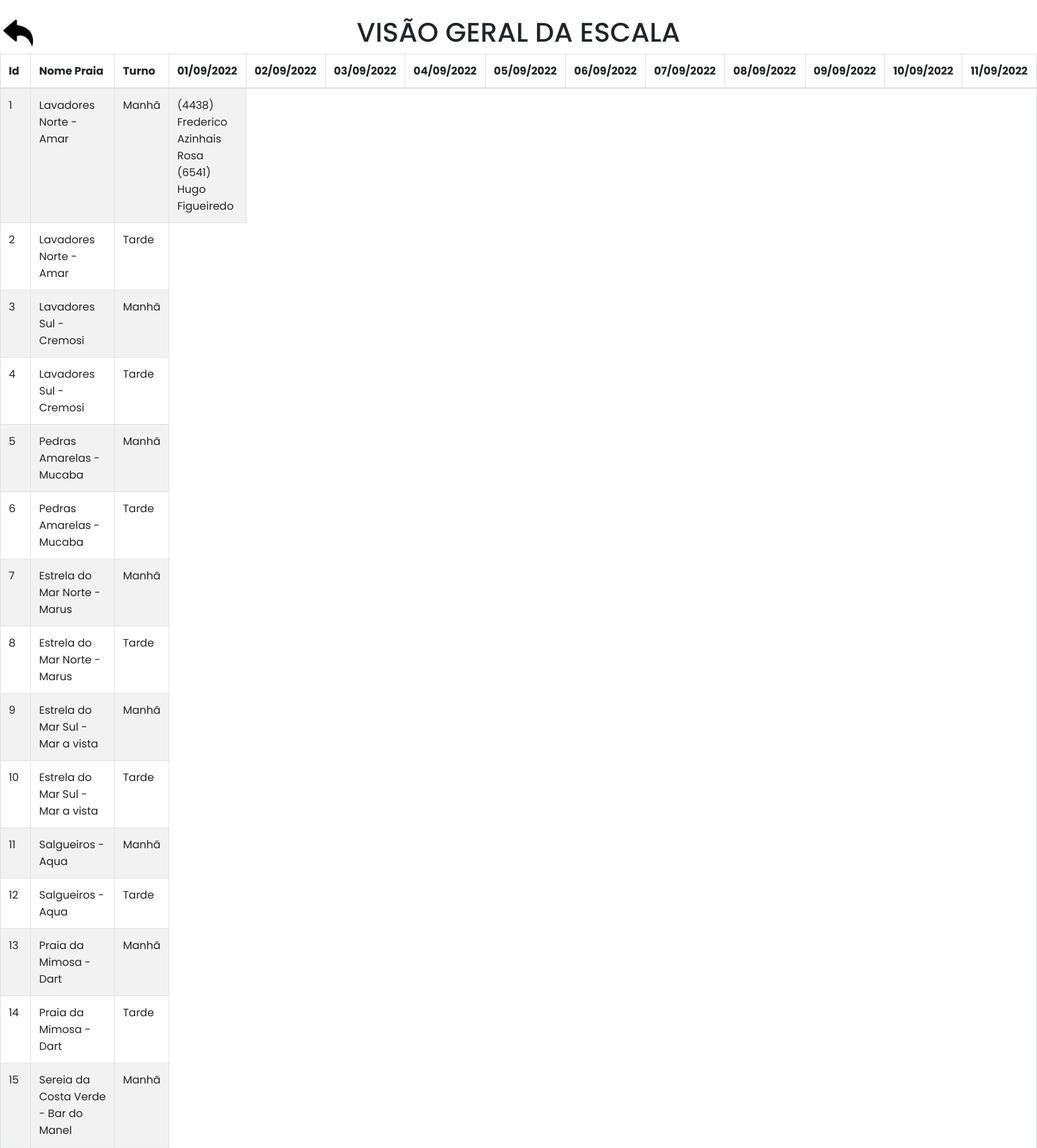
Screenshot of /visualizar.php?data1=9/1/2022&data2=9/11/2022 (signed in, upper part) with the database file from the repository.
### tables this page shows
CREATE TABLE IF NOT EXISTS `tb_dias` (
  `id_dia` int(11) NOT NULL AUTO_INCREMENT,
  `dia` varchar(255) NOT NULL,
  `estado` int(11) DEFAULT NULL,
  PRIMARY KEY (`id_dia`)
);

CREATE TABLE IF NOT EXISTS `tb_praia` (
  `id_praia` int(11) NOT NULL AUTO_INCREMENT,
  `nome_praia` varchar(255) NOT NULL,
  `turno` varchar(255) NOT NULL,
  PRIMARY KEY (`id_praia`)
);

CREATE TABLE IF NOT EXISTS `tb_escala` (
  `id_escala` int(11) NOT NULL AUTO_INCREMENT,
  `id_nadador` int(11) DEFAULT NULL,
  `id_praia` int(11) DEFAULT NULL,
  `id_dia` int(11) DEFAULT NULL,
  `turno` varchar(255) DEFAULT NULL,
  `codigo` varchar(255) DEFAULT NULL,
  PRIMARY KEY (`id_escala`),
  KEY `id_nadador` (`id_nadador`),
  KEY `id_dia` (`id_dia`),
  KEY `id_praia` (`id_praia`),
  CONSTRAINT `tb_escala_ibfk_1` FOREIGN KEY (`id_nadador`) REFERENCES `tb_nadadores` (`id_nadador`),
  CONSTRAINT `tb_escala_ibfk_2` FOREIGN KEY (`id_dia`) REFERENCES `tb_dias` (`id_dia`),
  CONSTRAINT `tb_escala_ibfk_3` FOREIGN KEY (`id_praia`) REFERENCES `tb_praia` (`id_praia`)
);

CREATE TABLE IF NOT EXISTS `tb_nadadores` (
  `id_nadador` int(11) NOT NULL,
  `nome` varchar(255) NOT NULL,
  `preferencia` varchar(255) DEFAULT NULL,
  PRIMARY KEY (`id_nadador`)
);

### DataSource.php (called while the page is built, shortened)
<?php
class DataSource
{
    private $conn;
    function __construct()
    {
        $this->conn = $this->getConnection();
    }
    public function getConnection()
    {
        $conn = new \mysqli(self::HOST, self::USERNAME, self::PASSWORD, self::DATABASENAME);
        $conn->set_charset("utf8");
        return $conn;
    }
    public function select($query, $paramType = "", $paramArray = array())
    {
        $stmt = $this->conn->prepare($query);
        $stmt->execute();
        $result = $stmt->get_result();
        if ($result->num_rows > 0) {
            while ($row = $result->fetch_assoc()) {
                $resultset[] = $row;
            }
        }
        if (! empty($resultset)) {
            return $resultset;
        }
    }
    public function getRecordCount($query, $paramType = "", $paramArray = array())
    {
        $stmt = $this->conn->prepare($query);
        $stmt->execute();
        $stmt->store_result();
        $recordCount = $stmt->num_rows;
        return $recordCount;
    }
}

### visualizar.php (the view, shortened to what this page needs)
<?php
include ("header.php");
require_once 'DataSource.php';
$db = new DataSource();
?>
	<body>
		<br>
		<div class="valign-middle text-center">
		<a href="historico.php"><img src="return.png" style="width:50px; height:50px; position:absolute;left:2px"></img></a>
        	<h1 class="import-h1">VISÃO GERAL DA ESCALA</h1>
			</div>
		<form  method="POST">
			<?php
				 if( isset($_GET['data1']) && isset($_GET['data2']) ){
					$data1 = $_GET['data1'];
					$data2 = $_GET['data2'];
						echo (
							'<table class="table table-bordered table-striped" id="example">
								<thead>
									<tr>
									<th>Id</th>
									<th>Nome Praia</th>
									<th>Turno</th>'
							);
								$query = "SELECT * FROM tb_dias where dia = '$_GET[data1]'";
								$result = $db->select($query);
								foreach($result as $row){
									$diaUm = $row['id_dia'];
								}
								$query = "SELECT * FROM tb_dias where dia = '$_GET[data2]'";
								$result = $db->select($query);
								foreach($result as $row){
									$diaDois = $row['id_dia'];
								}
								$query = "SELECT * from tb_dias where id_dia between '$diaUm' and '$diaDois' ";
								$result = $db->select($query);
								$x = 0;
								$ArrayIdDias = array();
								foreach($result as $row)
								{
									$dias = date("d/m/Y", strtotime($row['dia']));
									echo "<th>" . $dias . "</th>";
									$id_dia = $row['id_dia'];
									array_push($ArrayIdDias, $id_dia);
									$x++;
								}
						 ?>
								</tr>
							</thead>
						<tbody>
					<?php
						$query = 'SELECT * FROM tb_praia';
						$result = $db->select($query);
						foreach($result as $row)
						{
							$id_praia = $row['id_praia'];
							$nome_praia = $row['nome_praia'];
							$turno = $row['turno'];
							?>
							<tr id="<?php $id_praia; ?>">
							<td> <?php echo $id_praia; ?></td>
							<td><?php echo $nome_praia; ?> </td>
							<td><?php echo $turno; ?></td>
							<?php for ($i = 0;$i < $x;$i++)
							{
								$query = "SELECT * FROM tb_escala
								inner join tb_nadadores on tb_escala.id_nadador=tb_nadadores.id_nadador
								where id_dia ='$ArrayIdDias[$i]' and  id_praia = '$id_praia' and turno = '$turno'";
								$result = $db->select($query);
								if ($db->getRecordCount($query)>0){
									echo '<td>';
									foreach($result as $row){
									echo '('.$row['id_nadador'].')'.$row['nome']. " ";
								}
                                echo '</td>';
								}
							}
						}
						echo (
							'</tr>
							</tbody>
								</table>
										</form>
										<div class="centrar-botao">
										<a href="export_to_excel.php" class="btn btn-submit btn-importar-2" id="download-button" role="button" aria-pressed="true">Exportar</a>
										<a href="edit.php?data1='.  $data1.'&data2='.$data2.'" class="btn btn-submit btn-importar-2"  role="button" aria-pressed="true">Editar</a>
										</div>'
						);
					}
					?>
</body>
</html>

### assets/css/navbar.css (style rules this page uses)
* { margin: 0; padding: 0; box-sizing: border-box; font-family: 'Poppins', sans-serif; }
body { min-height: 100vh; background-color: var(--body-color); transition: var(--tran-05); }

### rows the page displays
tb_dias: dia "01/09/2022"
tb_dias: dia "02/09/2022"
tb_dias: dia "03/09/2022"
tb_dias: dia "04/09/2022"
tb_dias: dia "05/09/2022"
tb_dias: dia "06/09/2022"
tb_dias: dia "07/09/2022"
tb_dias: dia "08/09/2022"
tb_dias: dia "09/09/2022"
tb_dias: dia "10/09/2022"
tb_dias: dia "11/09/2022"
tb_praia: id_praia "1", nome_praia "Lavadores Norte - Amar", turno "Manhã"
tb_escala: id_nadador.id_nadador "4438", id_nadador.nome "Frederico Azinhais Rosa"
tb_escala: id_nadador.id_nadador "6541", id_nadador.nome "Hugo Figueiredo"
tb_praia: id_praia "2", nome_praia "Lavadores Norte - Amar", turno "Tarde"
tb_praia: id_praia "3", nome_praia "Lavadores Sul - Cremosi", turno "Manhã"
tb_praia: id_praia "4", nome_praia "Lavadores Sul - Cremosi", turno "Tarde"
tb_praia: id_praia "5", nome_praia "Pedras Amarelas - Mucaba", turno "Manhã"
tb_praia: id_praia "6", nome_praia "Pedras Amarelas - Mucaba", turno "Tarde"
tb_praia: id_praia "7", nome_praia "Estrela do Mar Norte - Marus", turno "Manhã"
tb_praia: id_praia "8", nome_praia "Estrela do Mar Norte - Marus", turno "Tarde"
tb_praia: id_praia "9", nome_praia "Estrela do Mar Sul - Mar a vista", turno "Manhã"
tb_praia: id_praia "10", nome_praia "Estrela do Mar Sul - Mar a vista", turno "Tarde"
tb_praia: id_praia "11", nome_praia "Salgueiros - Aqua", turno "Manhã"
tb_praia: id_praia "12", nome_praia "Salgueiros - Aqua", turno "Tarde"
tb_praia: id_praia "13", nome_praia "Praia da Mimosa - Dart", turno "Manhã"
tb_praia: id_praia "14", nome_praia "Praia da Mimosa - Dart", turno "Tarde"
tb_praia: id_praia "15", nome_praia "Sereia da Costa Verde - Bar do Manel", turno "Manhã"
